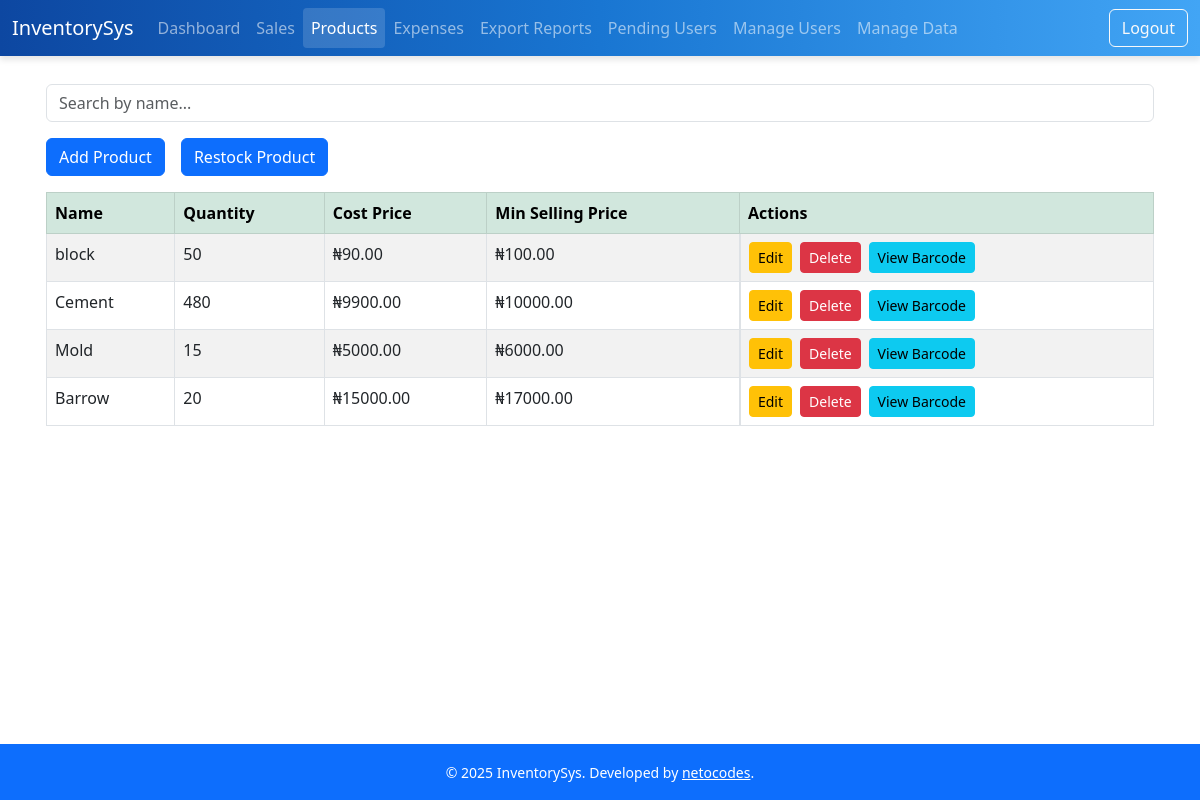
The page /products (signed in) on the database its author committed.
### models.py (models this page shows)
class Product(db.Model):
    id = db.Column(db.Integer, primary_key=True)
    uuid = db.Column(db.String(36), unique=True, default=lambda: str(uuid.uuid4()))
    barcode = db.Column(db.String(100), unique=True, nullable=True)  # <-- Add this line
    name = db.Column(db.String(100), nullable=False)
    quantity = db.Column(db.Integer, nullable=False)
    price = db.Column(db.Float, nullable=False)
    cost_price = db.Column(db.Float, nullable=False)
    timestamp = db.Column(db.DateTime, default=datetime.utcnow)
    last_modified = db.Column(db.DateTime, default=datetime.utcnow, onupdate=datetime.utcnow)
    synced = db.Column(db.Boolean, default=False)
    sales = db.relationship('Sale', backref='product', lazy=True)

### app.py (the view)
@app.route('/products')
@login_required
def index():
    search = request.args.get('q')
    if search:
        products = Product.query.filter(Product.name.ilike(f"%{search}%")).all()
    else:
        products = Product.query.all()
    return render_template('index.html', products=products)

### app.py (called while the page is built)
@login_manager.user_loader
def load_user(user_id):
    return User.query.get(int(user_id))

### models.py (called while the page is built)
    def is_admin(self):
        return self.role == 'admin'

### templates/index.html (shortened to what this page needs)
{% extends "base.html" %}
{% block content %}
<form method="get" class="mb-3">
    <input type="text" name="q" class="form-control" placeholder="Search by name..." value="{{ request.args.get('q', '') }}">
</form>
<div class="d-grid gap-2 d-md-flex justify-content-md-start mb-3">
    <a href="{{ url_for('add_product') }}" class="btn btn-primary me-md-2">Add Product</a>
    <a href="{{ url_for('restock_product') }}" class="btn btn-primary">Restock Product</a>
</div>
<div>
  <table id="sales-table" class="table table-bordered table-striped nowrap table-responsive" style="width:100%">
    <thead class="table-success">
        <tr>
            <th>Name</th>
            <th>Quantity</th>
            <th>Cost Price</th>
            <th>Min Selling Price</th>
            <th>Actions</th>
        </tr>
    </thead>
    <tbody>
        {% for product in products %}
        <tr>
            <td>{{ product.name }}</td>
            <td>{{ product.quantity }}</td>
            <td>₦{{ "%.2f"|format(product.cost_price) }}</td>
            <td>₦{{ "%.2f"|format(product.price) }}</td>
            <td style="display: flex; align-items: center; gap: 0.5rem; white-space: nowrap;">
                <a href="{{ url_for('edit_product', id=product.id) }}" class="btn btn-sm btn-warning">Edit</a>
                <a href="{{ url_for('delete_product', id=product.id) }}" class="btn btn-sm btn-danger" onclick="return confirm('Are you sure you want to delete this product?');">Delete</a>
                {% if product.barcode %}
                    <a href="{{ url_for('view_barcode', barcode_value=product.barcode) }}" class="btn btn-sm btn-info">View Barcode</a>
                {% endif %}
            </td>
        </tr>
        {% else %}
        <tr><td colspan="5" class="text-center">No products found.</td></tr>
        {% endfor %}
    </tbody>
  </table>
</div>
{% endblock %}

### rows shown on the page
Product: name "block", quantity "50", cost_price "90.00", price "100.00"
Product: name "Cement", quantity "480", cost_price "9900.00", price "10000.00"
Product: name "Mold", quantity "15", cost_price "5000.00", price "6000.00"
Product: name "Barrow", quantity "20", cost_price "15000.00", price "17000.00"

### other values the page prints
{{ current_year or 2025 }} "2025"
